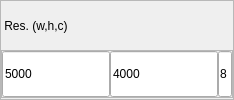
                           <widget class="QFrame" name="frme_cap_resolution">
                            <property name="frameShape">
                             <enum>QFrame::StyledPanel</enum>
                            </property>
                            <property name="frameShadow">
                             <enum>QFrame::Plain</enum>
                            </property>
                            <layout class="QGridLayout" name="layout_grid_frme_cap_res_0">
                             <property name="leftMargin">
                              <number>0</number>
                             </property>
                             <property name="topMargin">
                              <number>0</number>
                             </property>
                             <property name="rightMargin">
                              <number>0</number>
                             </property>
                             <property name="bottomMargin">
                              <number>1</number>
                             </property>
                             <property name="spacing">
                              <number>0</number>
                             </property>
                             <item row="0" column="0">
                              <widget class="QLabel" name="lbl_static_resolution">
                               <property name="text">
                                <string> Res. (w,h,c)</string>
                               </property>
                               <property name="alignment">
                                <set>Qt::AlignLeading|Qt::AlignLeft|Qt::AlignVCenter</set>
                               </property>
                              </widget>
                             </item>
                             <item row="1" column="0">
                              <widget class="QFrame" name="frme_whc_ledits">
                               <property name="sizePolicy">
                                <sizepolicy hsizetype="Preferred" vsizetype="Preferred">
                                 <horstretch>0</horstretch>
                                 <verstretch>0</verstretch>
                                </sizepolicy>
                               </property>
                               <property name="frameShape">
                                <enum>QFrame::StyledPanel</enum>
                               </property>
                               <property name="frameShadow">
                                <enum>QFrame::Raised</enum>
                               </property>
                               <layout class="QHBoxLayout" name="layout_hrz_frme_width_height_0">
                                <property name="spacing">
                                 <number>0</number>
                                </property>
                                <property name="leftMargin">
                                 <number>0</number>
                                </property>
                                <property name="topMargin">
                                 <number>0</number>
                                </property>
                                <property name="rightMargin">
                                 <number>0</number>
                                </property>
                                <property name="bottomMargin">
                                 <number>0</number>
                                </property>
                                <item>
                                 <widget class="QLineEdit" name="ledit_cap_width">
                                  <property name="sizePolicy">
                                   <sizepolicy hsizetype="Preferred" vsizetype="Preferred">
                                    <horstretch>0</horstretch>
                                    <verstretch>0</verstretch>
                                   </sizepolicy>
                                  </property>
                                  <property name="text">
                                   <string>5000</string>
                                  </property>
                                  <property name="readOnly">
                                   <bool>true</bool>
                                  </property>
                                 </widget>
                                </item>
                                <item>
                                 <widget class="QLineEdit" name="ledit_cap_height">
                                  <property name="sizePolicy">
                                   <sizepolicy hsizetype="Preferred" vsizetype="Preferred">
                                    <horstretch>0</horstretch>
                                    <verstretch>0</verstretch>
                                   </sizepolicy>
                                  </property>
                                  <property name="text">
                                   <string>4000</string>
                                  </property>
                                  <property name="readOnly">
                                   <bool>true</bool>
                                  </property>
                                 </widget>
                                </item>
                                <item>
                                 <widget class="QLineEdit" name="ledit_cap_channels">
                                  <property name="sizePolicy">
                                   <sizepolicy hsizetype="Preferred" vsizetype="Preferred">
                                    <horstretch>0</horstretch>
                                    <verstretch>0</verstretch>
                                   </sizepolicy>
                                  </property>
                                  <property name="maximumSize">
                                   <size>
                                    <width>14</width>
                                    <height>16777215</height>
                                   </size>
                                  </property>
                                  <property name="layoutDirection">
                                   <enum>Qt::LeftToRight</enum>
                                  </property>
                                  <property name="text">
                                   <string>8</string>
                                  </property>
                                  <property name="alignment">
                                   <set>Qt::AlignRight|Qt::AlignTrailing|Qt::AlignVCenter</set>
                                  </property>
                                  <property name="readOnly">
                                   <bool>true</bool>
                                  </property>
                                 </widget>
                                </item>
                               </layout>
                              </widget>
                             </item>
                            </layout>
                           </widget>
